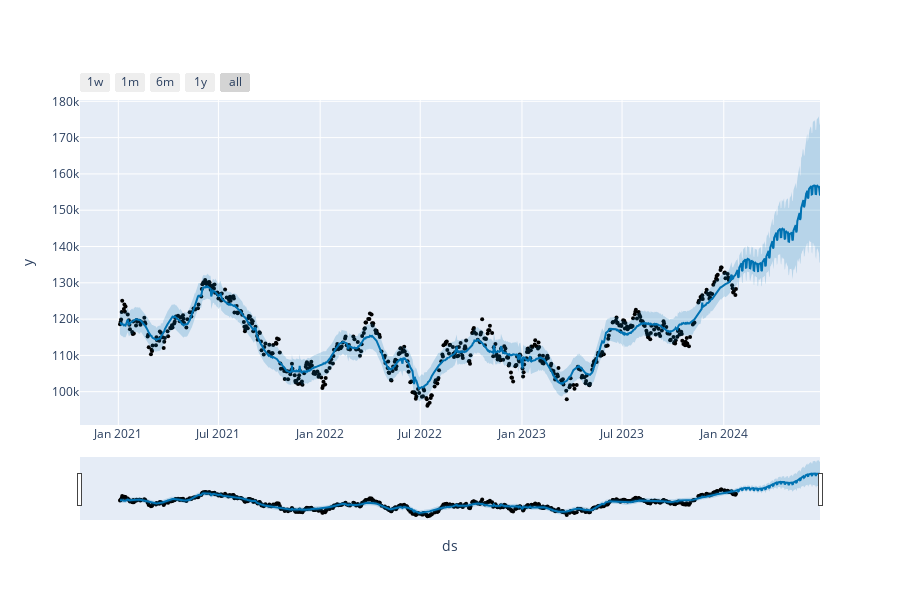

The code cell stored with this chart in its notebook:
### Code cell
plot_plotly(m, forecast)

### Figure 1 — Plotly figure (JSON) as saved in the notebook; plotly's stock layout.template omitted (floating-point values rounded to 4 significant figures; data arrays with more than 128 entries replaced by an {"elided": "..."} marker saying what was removed)
{"data": [{"marker": {"color": "black", "size": 4}, "mode": "markers", "name": "Actual", "type": "scatter", "x": {"elided": "609 str values"}, "y": {"elided": "609 int values"}}, {"hoverinfo": "skip", "line": {"width": 0}, "mode": "lines", "type": "scatter", "x": {"elided": "761 str values"}, "y": {"elided": "761 float values"}}, {"fill": "tonexty", "fillcolor": "rgba(0, 114, 178, 0.2)", "line": {"color": "#0072B2", "width": 2}, "mode": "lines", "name": "Predicted", "type": "scatter", "x": {"elided": "761 str values"}, "y": {"elided": "761 float values"}}, {"fill": "tonexty", "fillcolor": "rgba(0, 114, 178, 0.2)", "hoverinfo": "skip", "line": {"width": 0}, "mode": "lines", "type": "scatter", "x": {"elided": "761 str values"}, "y": {"elided": "761 float values"}}], "layout": {"height": 600, "showlegend": false, "width": 900, "xaxis": {"rangeselector": {"buttons": [{"count": 7, "label": "1w", "step": "day", "stepmode": "backward"}, {"count": 1, "label": "1m", "step": "month", "stepmode": "backward"}, {"count": 6, "label": "6m", "step": "month", "stepmode": "backward"}, {"count": 1, "label": "1y", "step": "year", "stepmode": "backward"}, {"step": "all"}]}, "rangeslider": {"visible": true}, "title": {"text": "ds"}, "type": "date"}, "yaxis": {"title": {"text": "y"}}}}
